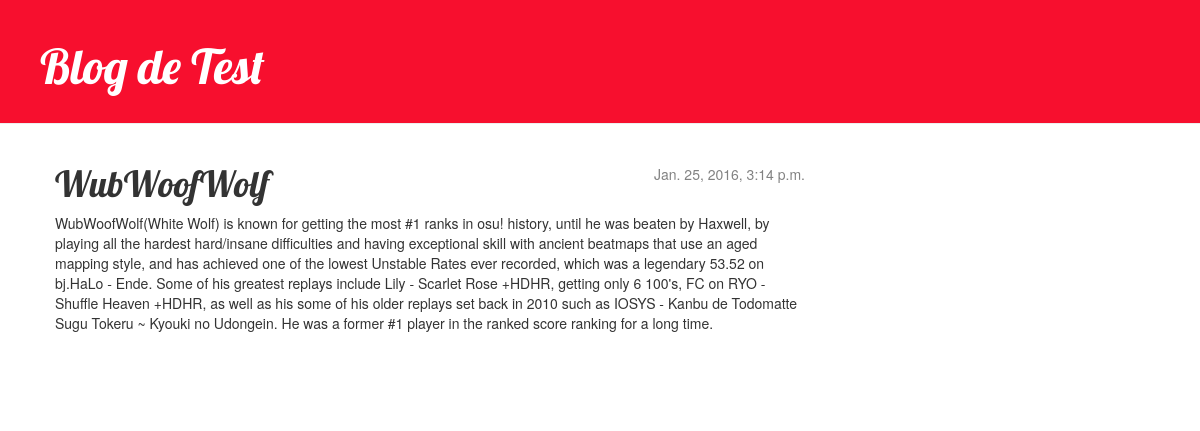
The app's page /post/1/ with its own data.
### blog/models.py (models this page shows, shortened)
class Post(models.Model):
    author = models.ForeignKey('auth.User')
    title = models.CharField(max_length=200)
    description = models.TextField()
    text = models.TextField()
    created_date = models.DateTimeField(
            default=timezone.now)
    published_date = models.DateTimeField(
            blank=True, null=True)

### blog/views.py (the view)
# urls.py: url(r'^post/(?P<pk>[0-9]+)/$', views.post_detail, name='post_detail'),
def post_detail(request, pk):
    post = get_object_or_404(Post, pk=pk)
    return render(request, 'blog/post_detail.html', {'post': post})

### blog/templates/blog/post_detail.html (shortened to what this page needs)
{% extends 'blog/base.html' %}
        {% block content %}
            <div class="post">
                {% if post.published_date %}
                    <div class="date">
                        {{ post.published_date }}
                    </div>
                {% endif %}
                <h1>{{ post.title }}</h1>
                <p>{{ post.text|linebreaks }}</p>
            </div>
        {% endblock %}

### blog/static/css/blog.css (style rules this page uses)
h1, h2, h3, h4 { font-family: 'Lobster', cursive; }
.date { float: right; color: #828282; }
.post { margin-bottom: 70px; }

### records on screen
Post: published_date "Jan. 25, 2016, 3:14 p.m.", title "WubWoofWolf", text "WubWoofWolf(White Wolf) is known for getting the most #1 ranks in osu! history, until he was beaten by Haxwell, by playing all the hardest hard/insane difficulties and having exceptional skill with ancient beatmaps that use an aged mapping style, and has achieved one of the lowest Unstable Rates ever recorded, which was a legendary 53.52 on bj.HaLo - Ende. Some of his greatest replays include Lily - Scarlet Rose +HDHR, getting only 6 100's, FC on RYO - Shuffle Heaven +HDHR, as well as his some of his older replays set back in 2010 such as IOSYS - Kanbu de Todomatte Sugu Tokeru ~ Kyouki no Udongein. He was a former #1 player in the ranked score ranking for a long time."
